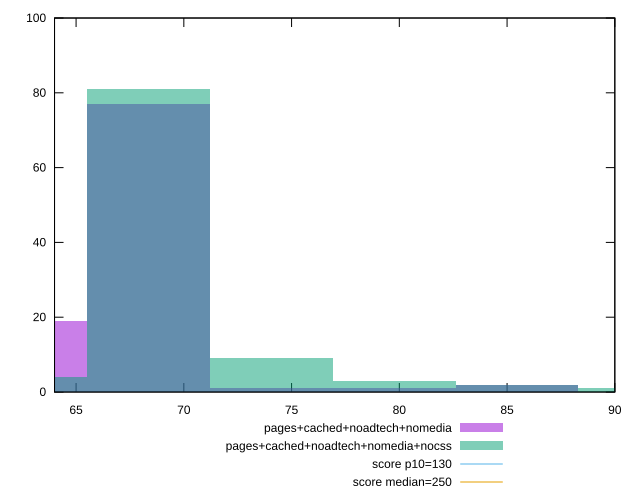

This chart was generated by the following gnuplot code:
reset

$pagesCachedNoadtechNomedia <<EOF
79.76290412247602 1
68.36820353355087 77
62.6708532390883 19
74.06555382801345 1
85.4602544169386 2
EOF

$pagesCachedNoadtechNomediaNocss <<EOF
79.76290412247602 3
68.36820353355087 81
62.6708532390883 4
74.06555382801345 9
85.4602544169386 2
91.15760471140116 1
EOF

set key outside below
set boxwidth 5.697350294462573
set xrange [64:90]
set yrange [0:100]
set trange [0:100]
set style fill transparent solid 0.5 noborder

set parametric
set terminal svg size 640, 500 enhanced background rgb 'white'
set output "report_00018_2021-02-10T15-25-16.877Z/max-potential-fid/comparison/histogram/3_vs_4.svg"

plot $pagesCachedNoadtechNomedia title "pages+cached+noadtech+nomedia" with boxes, \
     $pagesCachedNoadtechNomediaNocss title "pages+cached+noadtech+nomedia+nocss" with boxes, \
     130,t title "score p10=130", \
     250,t title "score median=250"

reset
